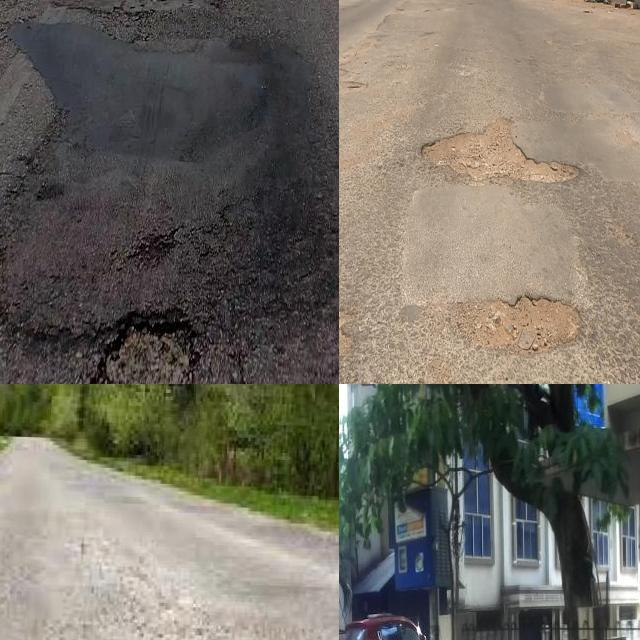
#> input picture pothole-detection-2-6/test/images/1010_png_jpg.rf.d9fa5bb589242c19972730cff33ac44b.jpg, 640 x 640 px; its folder holds only this picture in this run
$ python smoke_test.py
#> lines starting #> are read from the running program, lines starting #| are printed output that depends on the picture; after the words box and inside, x2 and y2 are one past the last pixel; in counts of white or black regions, pixels touching at a corner belong together
### src/pothole_detection/detector.py
from __future__ import annotations

from dataclasses import asdict, dataclass
from pathlib import Path
from time import perf_counter
from typing import Any

import cv2
import numpy as np

from .config import CLASS_NAMES, DEFAULT_MODEL_PATH


@dataclass
class Detection:
    class_id: int
    class_name: str
    confidence: float
    bbox_xyxy: list[float]


class PotholeDetector:
    """YOLO-backed detector with a deterministic OpenCV fallback for smoke tests."""

    def __init__(
        self,
        model_path: str | Path = DEFAULT_MODEL_PATH,
        confidence: float = 0.25,
        image_size: int = 640,
    ) -> None:
        self.model_path = Path(model_path)
        self.confidence = confidence
        self.image_size = image_size
        self.model: Any | None = None
        self.backend = "opencv-fallback"

        if self.model_path.exists():
            try:
                from ultralytics import YOLO

                self.model = YOLO(str(self.model_path))
                self.backend = "ultralytics-yolo"
            except Exception:
                self.model = None

    def predict(self, image_path: str | Path) -> dict[str, Any]:
        image_path = Path(image_path)
        started = perf_counter()
        image = cv2.imread(str(image_path))
#> image is the input picture: shape (640, 640, 3); mean B, G, R 98.2, 108.4, 113
        if image is None:
            raise ValueError(f"Cannot read image: {image_path}")

        if self.model is not None:
            detections = self._predict_yolo(image)
        else:
            detections = self._predict_opencv(image)

        latency_ms = (perf_counter() - started) * 1000
        return {
            "image": str(image_path),
            "backend": self.backend,
            "model_path": str(self.model_path),
            "latency_ms": round(latency_ms, 2),
            "detections": [asdict(d) for d in detections],
            "count": len(detections),
        }

    def annotate(self, image_path: str | Path, output_path: str | Path) -> dict[str, Any]:
        result = self.predict(image_path)
        image = cv2.imread(str(image_path))
        for item in result["detections"]:
            x1, y1, x2, y2 = [int(v) for v in item["bbox_xyxy"]]
            label = f"{item['class_name']} {item['confidence']:.2f}"
            cv2.rectangle(image, (x1, y1), (x2, y2), (0, 180, 0), 2)
            cv2.putText(image, label, (x1, max(18, y1 - 6)), cv2.FONT_HERSHEY_SIMPLEX, 0.5, (0, 180, 0), 2)
        output_path = Path(output_path)
        output_path.parent.mkdir(parents=True, exist_ok=True)
        cv2.imwrite(str(output_path), image)
        result["annotated_image"] = str(output_path)
        return result

    # [15 lines left out: function _predict_yolo, not called in this run]

    def _predict_opencv(self, image: np.ndarray) -> list[Detection]:
        gray = cv2.cvtColor(image, cv2.COLOR_BGR2GRAY)
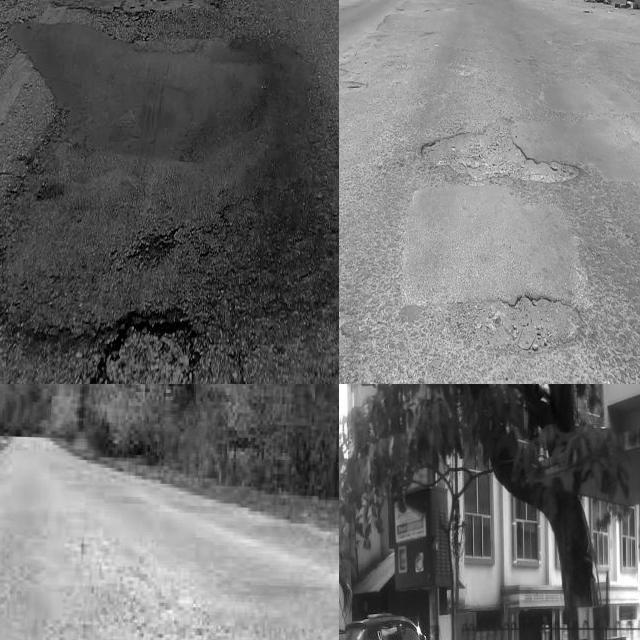
#> gray: shape (640, 640); min 0, max 255, mean 108.6
        blur = cv2.GaussianBlur(gray, (7, 7), 0)
        edges = cv2.Canny(blur, 50, 140)
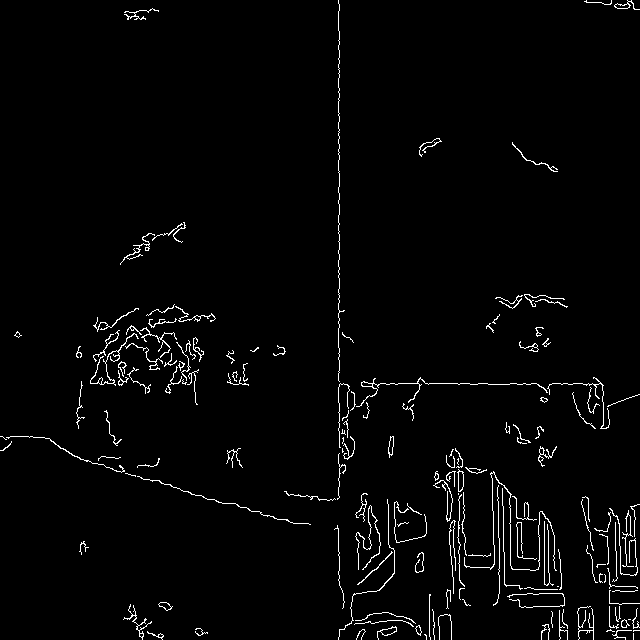
#> edges: shape (640, 640); 2.3% white in thin lines or dots
        contours, _ = cv2.findContours(edges, cv2.RETR_EXTERNAL, cv2.CHAIN_APPROX_SIMPLE)
#> contours = 159 contours, 127 with area under 20; largest, box (x1, y1, x2, y2) and area: (457, 469, 464, 492) 94, (377, 626, 397, 640) 85, (356, 377, 548, 407) 78, (388, 436, 394, 458) 68, (90, 333, 139, 386) 65
        h, w = gray.shape[:2]
#> h = 640; w = 640
        min_area = max(250, int(0.0015 * h * w))
#> min_area = 614
        candidates: list[tuple[float, Detection]] = []

        for contour in contours:
            x, y, bw, bh = cv2.boundingRect(contour)
            area = cv2.contourArea(contour)
            if area < min_area or bw < 12 or bh < 8:
                continue
            aspect = bw / max(bh, 1)
            if not 0.4 <= aspect <= 5.5:
                continue
            roi = gray[y : y + bh, x : x + bw]
            darkness = 1.0 - float(np.mean(roi) / 255.0)
            fill = min(1.0, area / max(bw * bh, 1))
            score = max(0.05, min(0.92, 0.45 * darkness + 0.55 * fill))
            if score < self.confidence:
                continue
            candidates.append(
                (
                    area,
                    Detection(
                        class_id=4,
                        class_name="Pothole",
                        confidence=round(score, 3),
                        bbox_xyxy=[float(x), float(y), float(x + bw), float(y + bh)],
                    ),
                )
            )
#> this loop made 159 passes
#> (x, y, bw, bh, area) on passes 3, 9, 10: (147, 631, 17, 9, 21.5), (377, 626, 20, 14, 85), (415, 625, 7, 11, 33.5)
#> after the loop, candidates = []

        candidates.sort(key=lambda item: item[0], reverse=True)
        return [item[1] for item in candidates[:10]]

### scripts/smoke_test.py
from __future__ import annotations

import json
from pathlib import Path

from pothole_detection.config import DATASET_DIR, OUTPUTS_DIR
from pothole_detection.detector import PotholeDetector


def main() -> None:
    sample = next((DATASET_DIR / "test" / "images").glob("*"))
    output = OUTPUTS_DIR / "smoke_test_annotated.jpg"
    detector = PotholeDetector()
    result = detector.annotate(sample, output)
#> in annotate, `result = self.predict(image_path)`: result = 6 items
#> result = 7 items
    assert Path(result["annotated_image"]).exists()
    assert result["latency_ms"] >= 0
    print(json.dumps(result, ensure_ascii=False, indent=2))
#| {
#|   "image": "pothole-detection-2-6/test/images/1010_png_jpg.rf.d9fa5bb589242c19972730cff33ac44b.jpg",
#|   "backend": "opencv-fallback",
#|   "model_path": "models/best.pt",
#|   "latency_ms": 84.63,
#|   "detections": [],
#|   "count": 0,
#|   "annotated_image": "outputs/smoke_test_annotated.jpg"
#| }


if __name__ == "__main__":
    main()

$ run again, on pothole-detection-2-6/test/images/178_jpg.rf.cf7d778a618fae0ebc4d9e4c0d3eba9c.jpg
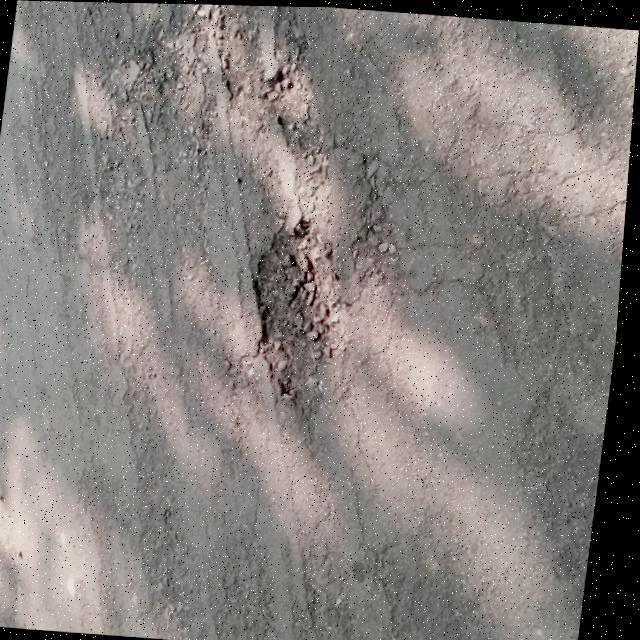
#> input picture pothole-detection-2-6/test/images/178_jpg.rf.cf7d778a618fae0ebc4d9e4c0d3eba9c.jpg, 640 x 640 px
#> in predict, image is the input picture: shape (640, 640, 3); mean B, G, R 125, 127.9, 133.6
#> in _predict_opencv, `blur = cv2.GaussianBlur(gray, (7, 7), 0)`:
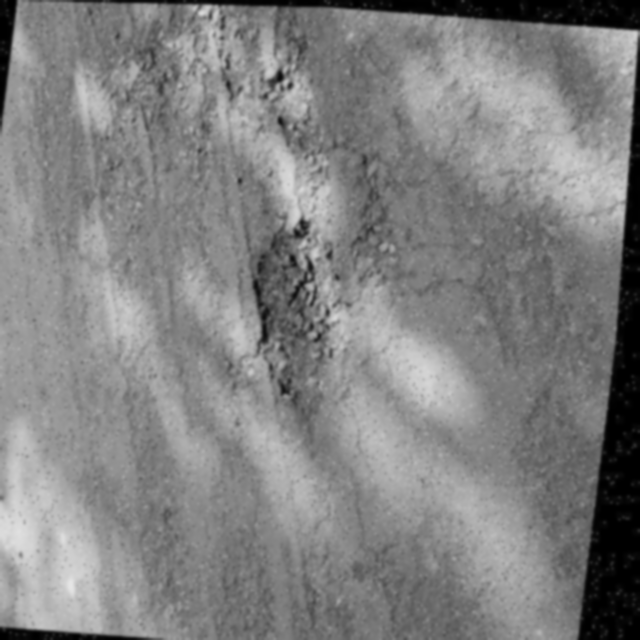
#> blur: shape (640, 640); min 0, max 229, mean 129.3
#> in _predict_opencv, `edges = cv2.Canny(blur, 50, 140)`:
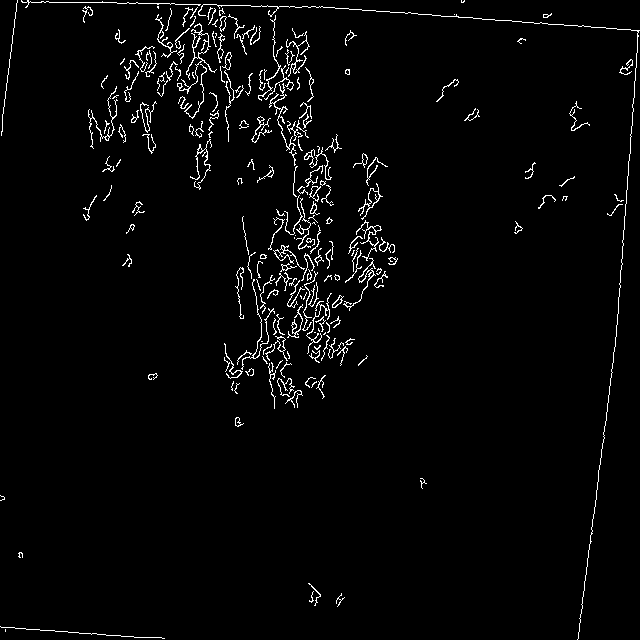
#> edges: shape (640, 640); 2.6% white in thin lines or dots
#> contours = 216 contours, 176 with area under 20; largest, box (x1, y1, x2, y2) and area: (358, 183, 383, 220) 158, (177, 23, 217, 94) 88, (222, 52, 232, 70) 70, (356, 220, 382, 261) 66, (269, 83, 297, 166) 64
#> the loop in _predict_opencv, `for contour in contours:` made 216 passes
#> (x, y, bw, bh, area) on passes 9, 31, 35: (235, 417, 9, 10, 34.5), (224, 343, 19, 36, 24.5), (265, 336, 23, 25, 22.5)
#> after the loop in _predict_opencv, `for contour in contours:`: candidates = []
#> in annotate, `result = self.predict(image_path)`: result = 6 items
#> in main, `result = detector.annotate(sample, output)`: result = 7 items
#| {
#|   "image": "pothole-detection-2-6/test/images/178_jpg.rf.cf7d778a618fae0ebc4d9e4c0d3eba9c.jpg",
#|   "backend": "opencv-fallback",
#|   "model_path": "models/best.pt",
#|   "latency_ms": 90.17,
#|   "detections": [],
#> (further printed lines are left out)

$ run again, on pothole-detection-2-6/test/images/1014612_RS_386_386RS124739_29985_RAW_jpg.rf.68bf823ec5b12d0cddac95f8d2598004.jpg
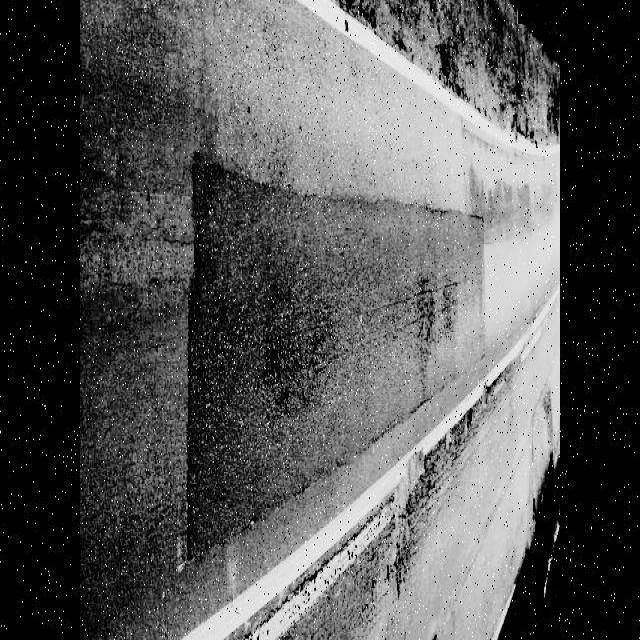
#> input picture pothole-detection-2-6/test/images/1014612_RS_386_386RS124739_29985_RAW_jpg.rf.68bf823ec5b12d0cddac95f8d2598004.jpg, 640 x 640 px
#> in predict, image is the input picture: shape (640, 640, 3); min 0, max 255, mean 86.8
#> in _predict_opencv, `blur = cv2.GaussianBlur(gray, (7, 7), 0)`:
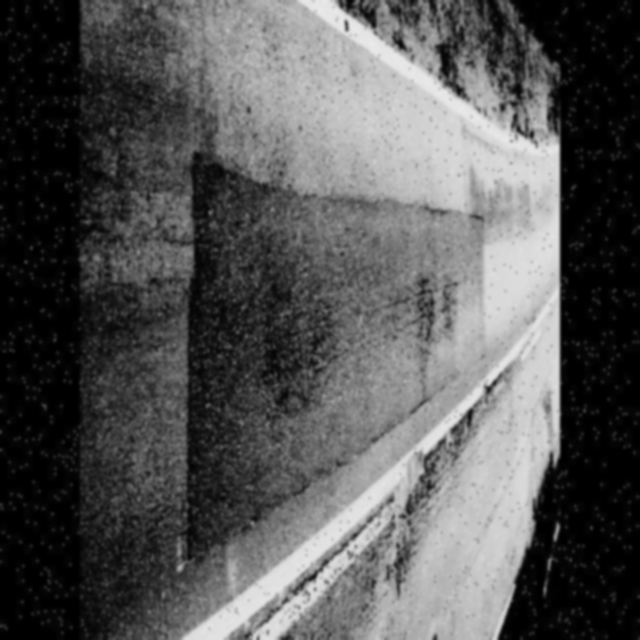
#> blur: shape (640, 640); min 0, max 235, mean 86.8
#> in _predict_opencv, `edges = cv2.Canny(blur, 50, 140)`:
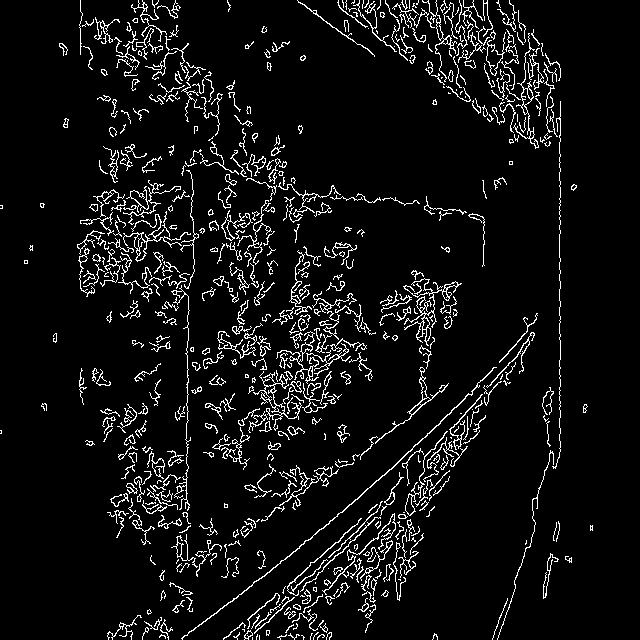
#> edges: shape (640, 640); 6.7% white in thin lines or dots
#> contours = 558 contours, 420 with area under 20; largest, box (x1, y1, x2, y2) and area: (403, 278, 462, 346) 382, (253, 371, 302, 431) 340, (123, 214, 191, 262) 284, (375, 367, 449, 444) 254, (181, 367, 497, 640) 241
#> the loop in _predict_opencv, `for contour in contours:` made 558 passes
#> (x, y, bw, bh, area) on passes 15, 24, 30: (244, 630, 9, 10, 39), (107, 615, 35, 25, 36), (284, 607, 12, 12, 23)
#> after the loop in _predict_opencv, `for contour in contours:`: candidates = []
#> in annotate, `result = self.predict(image_path)`: result = 6 items
#> in main, `result = detector.annotate(sample, output)`: result = 7 items
#| {
#|   "image": "pothole-detection-2-6/test/images/1014612_RS_386_386RS124739_29985_RAW_jpg.rf.68bf823ec5b12d0cddac95f8d2598004.jpg",
#|   "backend": "opencv-fallback",
#|   "model_path": "models/best.pt",
#|   "latency_ms": 68.37,
#|   "detections": [],
#> (further printed lines are left out)
